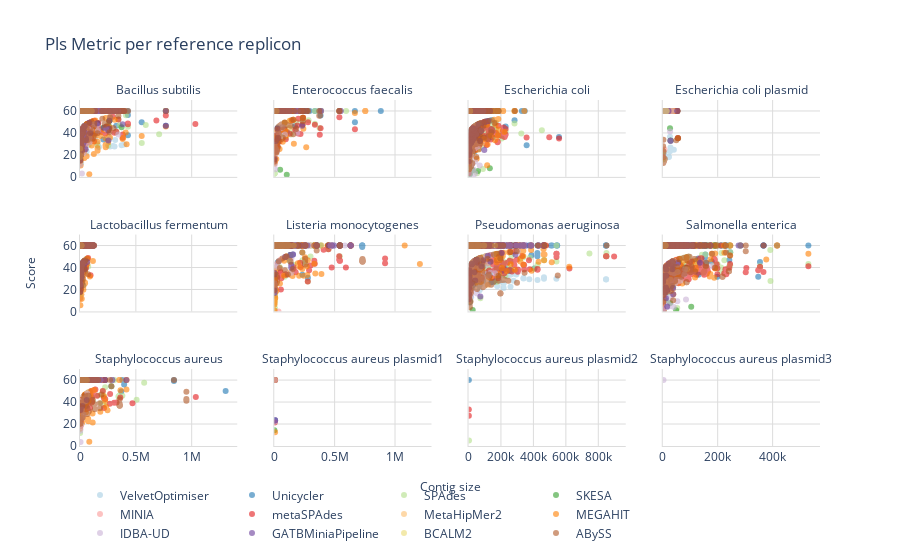

The notebook cell this image was saved under:
### Code cell
fig=make_subplots(rows=3, cols=4, subplot_titles=[x.replace('_', ' ') for x in sorted(PLS_df.Reference.unique(), key=lambda v: v.upper(), reverse=False)],
                 shared_yaxes=True, shared_xaxes=True, x_title="Contig size", y_title="Score")
row=1
col=1
showlegend = True if col == 1 and row == 1 else False
for reference in sorted(PLS_df.Reference.unique(), key=lambda v: v.upper(), reverse=False):
    i=0
    print(row, col)
    for assembler in sorted(PLS_df['Assembler'].unique(), key=lambda v: v.upper(), reverse=True):
        print('---' + assembler)
        showlegend=True if col==1 and row==1 else False

        fig.add_trace(go.Scatter(y=PLS_df['Phred Quality Score'][(PLS_df['Reference'] == reference) &
                                                                         (PLS_df['Assembler'] == assembler)],
                                          x=PLS_df['Contig Length'][(PLS_df['Reference'] == reference) &
                                                                     (PLS_df['Assembler'] == assembler)],
                                          opacity=0.6, mode='markers', showlegend=showlegend, name=assembler,
                                          marker_color=COLOURS[i]), 
                              row=row, col=col)
        i+=1
    if col == 4:
        col = 1
        row += 1
    else:
        col += 1

for i in fig['layout']['annotations']:
    i['font']['size'] = 12
fig.update_layout(legend=dict(
    orientation="h",
    y=-0.1,
    x=0
))

fig.update_layout(plot_bgcolor='rgb(255,255,255)', title="Pls Metric per reference replicon")
fig.update_xaxes(showline=True, linewidth=1, linecolor='#DCDCDC', gridcolor='#DCDCDC', rangemode='tozero')
fig.update_yaxes(showline=True, linewidth=1, linecolor='#DCDCDC', gridcolor='#DCDCDC', range=[0, 70])

fig.show()
plot(fig, filename='Plots/PLS/Fig 6 - PLS metric for all samples.html', auto_open=False)
